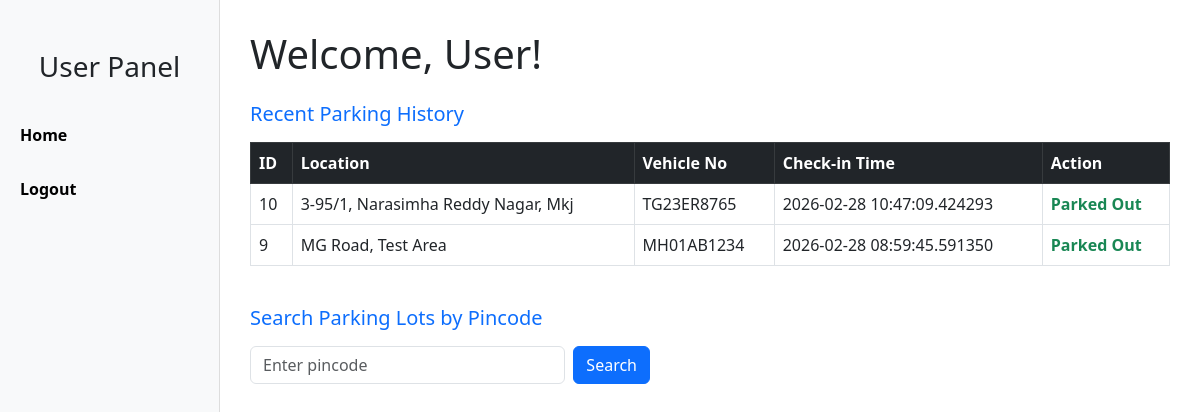
Screenshot of /user/dashboard (signed in) with the database file from the repository.
### tables this page shows
CREATE TABLE reservations (
            id INTEGER PRIMARY KEY AUTOINCREMENT,
            user_id INTEGER,
            spot_id INTEGER,
            vehicle_no TEXT NOT NULL,
            checkin_time TEXT,
            checkout_time TEXT,
            status TEXT DEFAULT 'O',
            FOREIGN KEY (user_id) REFERENCES users(id),
            FOREIGN KEY (spot_id) REFERENCES parking_spots(id)
        );

CREATE TABLE parking_lots (
            id INTEGER PRIMARY KEY AUTOINCREMENT,
            name TEXT,
            price REAL,
            address TEXT,
            pincode TEXT,
            total_spots INTEGER
        );

### app.py (the view)
@app.route('/user/dashboard', methods=['GET'])
def user_dashboard():
    user_id = session.get('user_id')
    if not user_id:
        return redirect(url_for('login'))
    conn = get_db_connection()
    recent_parking = conn.execute('''
        SELECT r.id, r.spot_id, r.vehicle_no, r.checkin_time, r.checkout_time,
               l.address AS location
        FROM reservations r
        JOIN parking_spot s ON r.spot_id = s.id
        JOIN parking_lots l ON s.lot_id = l.id
        WHERE r.user_id = ?
        ORDER BY r.checkin_time DESC
    ''', (user_id,)).fetchall()
    conn.close()
    return render_template(
        'user_dashboard.html',
        recent_parking=recent_parking,
        search_results=[]
    )

### backend/models/db.py (called while the page is built)
def get_db_connection():
    conn = sqlite3.connect(DB_NAME)
    conn.row_factory = sqlite3.Row  # allows dict-style access to rows
    return conn

### templates/user_dashboard.html (shortened to what this page needs)
<!DOCTYPE html>
<html lang="en">
<head>
  <link href="https://cdn.jsdelivr.net/npm/bootstrap@5.3.0/dist/css/bootstrap.min.css" rel="stylesheet">
</head>
<body>
  <div class="d-flex">
    <div class="sidebar">
      <h3 class="text-center mb-4">User Panel</h3>
      <a href="{{ url_for('user_dashboard') }}">Home</a>
      <a href="{{ url_for('logout') }}">Logout</a>
    </div>
    <div class="main-content">
      <h1 class="mb-4">Welcome, User!</h1>
      <h5 class="text-primary mb-3">Recent Parking History</h5>
      {% if recent_parking %}
      <table class="table table-bordered mt-3">
        <thead class="table-dark">
          <tr>
            <th>ID</th>
            <th>Location</th>
            <th>Vehicle No</th>
            <th>Check-in Time</th>
            <th>Action</th>
          </tr>
        </thead>
        <tbody>
          {% for r in recent_parking %}
          <tr>
            <td>{{ r.id }}</td>
            <td>{{ r.location }}</td>
            <td>{{ r.vehicle_no }}</td>
            <td>{{ r.checkin_time }}</td>
            <td>
              {% if r.checkout_time %}
                <span class="text-success fw-bold">Parked Out</span>
              {% endif %}
            </td>
          </tr>
          {% endfor %}
        </tbody>
      </table>
      {% else %}
        <p>No parking history found.</p>
      {% endif %}
      <br>
      <h5 class="text-primary mb-3">Search Parking Lots by Pincode</h5>
      <form method="get" action="{{ url_for('search_parking_by_pincode') }}" class="d-flex mt-3" style="max-width: 400px;">
        <input type="text" name="query" class="form-control me-2" placeholder="Enter pincode" required>
        <button class="btn btn-primary">Search</button>
      </form>
    </div>
  </div>
</body>
</html>

### templates/user_dashboard.html (style rules this page uses)
body { font-family: 'Segoe UI', sans-serif; }
.sidebar { width: 220px; height: 100vh; top: 0; left: 0; background-color: #f8f9fa; padding-top: 50px; padding-top: 50px; border-right: 1px solid #ddd; }
.sidebar a { display: block; padding: 15px 20px; text-decoration: none; color: #000; font-weight: 600; }
.main-content { padding: 30px; flex-grow: 1; }
.table th, .table td { vertical-align: middle; }

### rows the page displays
reservations: id "10", location "3-95/1, Narasimha Reddy Nagar, Mkj", vehicle_no "TG23ER8765", checkin_time "2026-02-28 10:47:09.424293", shows "Parked Out"
reservations: id "9", location "MG Road, Test Area", vehicle_no "MH01AB1234", checkin_time "2026-02-28 08:59:45.591350", shows "Parked Out"
